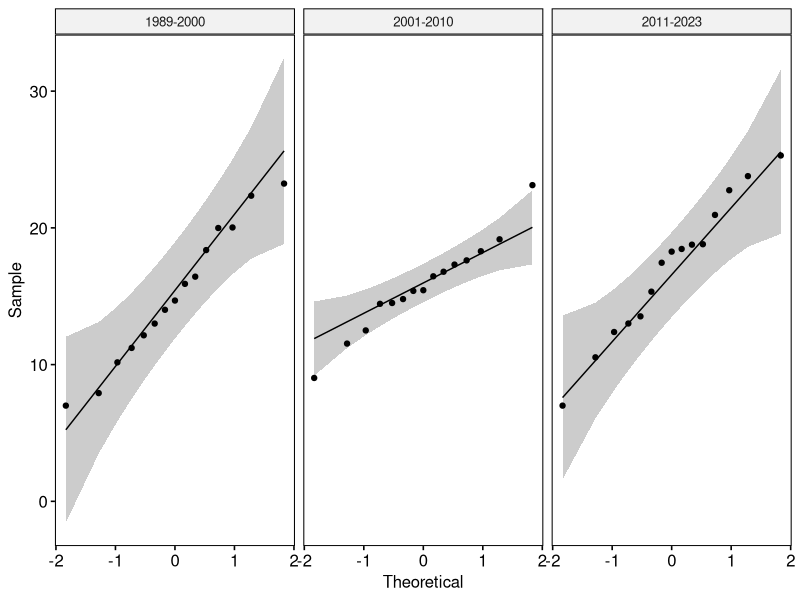
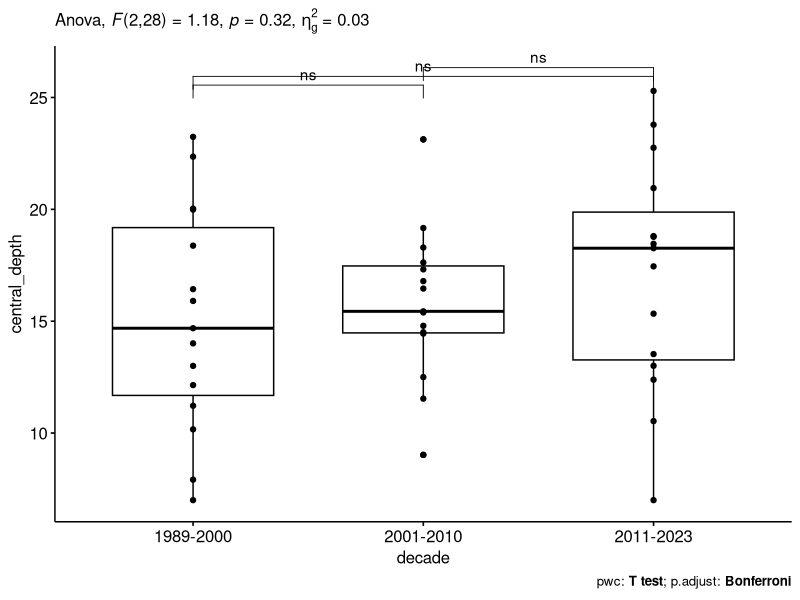

The R script that drew these images, in order:
# Repeated measures ANOVA to see if there is a difference in change of 
# central depth between decades

library(tidyverse)
library(ggpubr)
library(rstatix)

cdd <- read_csv("data/central_depth_decadal_noNA.csv")
View(cdd)

#Get summary stats

cdd |>
  group_by(decade) |>
  get_summary_stats(central_depth, type = "mean_sd")

#visualize

cdd_bxp <- ggboxplot(cdd, x = "decade", y = "central_depth", add = "point")

#check for outliers

cdd|>
  group_by(decade)|>
  identify_outliers(central_depth)

#The normality assumption can be checked by computing Shapiro-Wilk test 
#for each time point. If the data is normally distributed, the p-value 
#should be greater than 0.05.

cdd|>
  group_by(decade)|>
  shapiro_test(central_depth)

#QQ plot draws the correlation between a given data and the normal distribution. 
#Create QQ plots for each time point:

ggqqplot(cdd, "central_depth", facet.by = "decade")

#Assumption of sphericity

res.aov_cdd <- anova_test(data = cdd, dv = central_depth, wid = species, within = decade)
get_anova_table(res.aov_cdd)


#pairwise comparisons (post hoc test)

pwc_cdd <- cdd %>%
  pairwise_t_test(
    central_depth ~ decade, paired = TRUE,
    p.adjust.method = "bonferroni"
  )
pwc_cdd

# Visualization: box plots with p-values

pwc_cdd <- pwc_cdd %>% add_xy_position(x = "decade")
cdd_bxp + 
  stat_pvalue_manual(pwc_cdd) +
  labs(
    subtitle = get_test_label(res.aov_cdd, detailed = TRUE),
    caption = get_pwc_label(pwc_cdd)
  )
